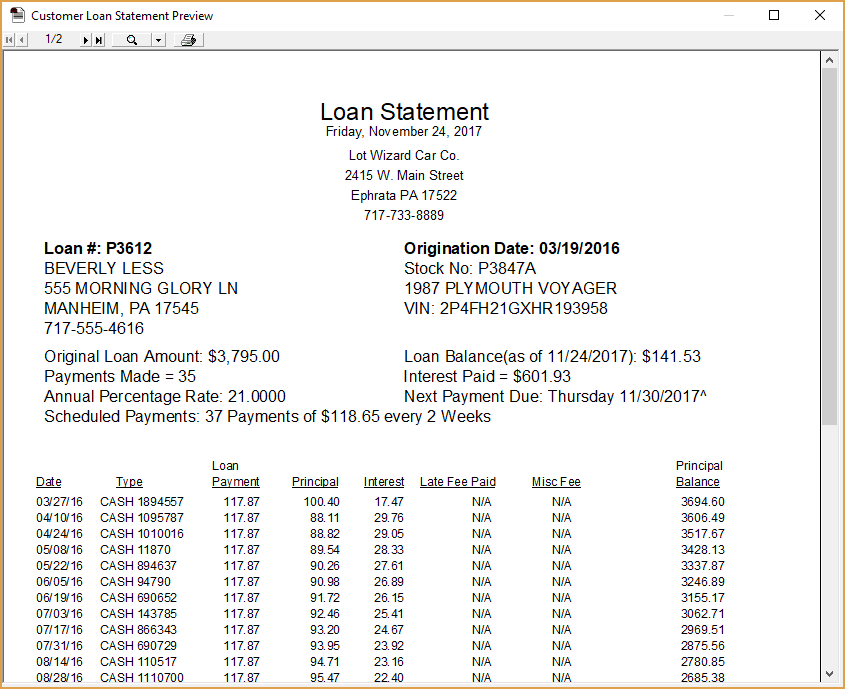
#> input picture Dataset/loan1.png, 845 x 689 px, found by its file name
$ jupyter execute --allow-errors ImageClassification.ipynb   (shell and % lines are left out)
#> lines starting #> are read from the running program, lines starting #| are printed output that depends on the picture
## **Bank Statement Classification Model**

[cell 1]
#need to install pytersseract before importing it

[cell 2]
import pandas as pd
import cv2
import pytesseract
import nltk
from nltk.corpus import stopwords
from nltk.tokenize import word_tokenize
from nltk.tokenize import sent_tokenize
from nltk.stem import SnowballStemmer
from wordcloud import WordCloud
import matplotlib.pyplot as plt
import pandas as pd
from sklearn.feature_extraction.text import CountVectorizer
from sklearn.metrics.pairwise import cosine_similarity
import re
import string
# Download NLTK resources
nltk.download('punkt')
#> (this line was passed over: nltk is not available in this run)
nltk.download('stopwords')
#> (this line was passed over: nltk is not available in this run)
nltk.download('averaged_perceptron_tagger')
#> (this line was passed over: nltk is not available in this run)
import warnings
warnings.filterwarnings('ignore')

[cell 3]
#git clone the image dataset from GitHub
url = 'https://github.com/ScarlettQiu/OCR_for_Bank_Statement/tree/dc3b2388bc59637feef5cfafa6b146f6511cc3b4/Dataset'

[cell 4]
#Check whether the image could be read
from PIL import Image
Image.open('OCR_for_Bank_Statement/Dataset/loan1.png')

[cell 5]
#create the list of image names
statement = ['loan1.png','loan2.png','loan3.png','loan4.png','loan5.png', 'payment.png', 'payment2.png', 'payment3.png', 'payment4.png', 'payment5.png', 'trans1.png', 'trans2.png', 'trans3.png', 'trans4.png', 'trans5.png']

[cell 6]
#the classes of the images
tag = ['loan', 'loan','loan','loan','loan', 'payment', 'payment', 'payment', 'payment', 'payment', 'trans', 'trans', 'trans', 'trans', 'trans']

[cell 7]
#create a dataframe of image dataset
df =  pd.DataFrame(
    {'statement': statement,
     'class': tag
    })

[cell 8]
df

[cell 9]
#Check the frequency of classes
fig, ax = plt.subplots(figsize=(6, 4))
df['class'].value_counts().plot.barh(color="darkgreen")
ax.set_title(f"Frequency of Bank Statement Types")
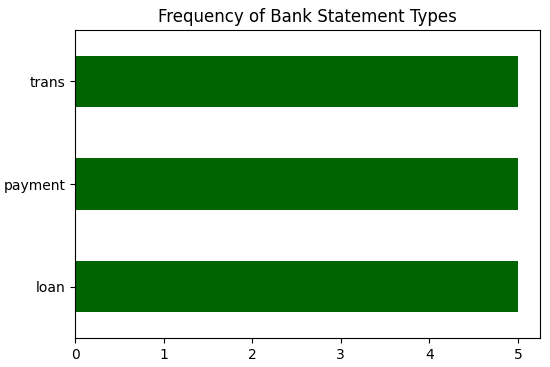
#> figure drawn by matplotlib, 1 panel

[cell 10]
#convert all images to string
img=[]
for i in df['statement']:
  #convert image to string
  image = cv2.imread('OCR_for_Bank_Statement/Dataset/'+i)
  img.append(image)

[cell 11]
#create a function to display all the images
def display_examples(class_names, images, labels):
    """
        Display 25 images from the images array with its corresponding labels
    """

    fig = plt.figure(figsize=(10,10))
    fig.suptitle("Images of the dataset", fontsize=16)
    for i in range(15):
        plt.subplot(3,5,i+1)
        plt.xticks([])
        plt.yticks([])
        plt.grid(False)
        plt.imshow(images[i], cmap=plt.cm.binary)
        plt.xlabel(labels[i])
    plt.show()

#> (a cell that did not finish here is left out)

[cell 13]
# Mention the installed location of Tesseract-OCR in your system
#pytesseract.pytesseract.tesseract_cmd = '/usr/local/lib/python3.10/dist-packages'

[cell 14]
#extract text from images using pytesseract
text = []
#> (the rest of this cell did not finish here and is left out)

[cell 15]
#convert the text of each image to corpus
corpus = []
for sentence in text:
    word_list = sentence.split("\n")
    corpus.append(word_list)
